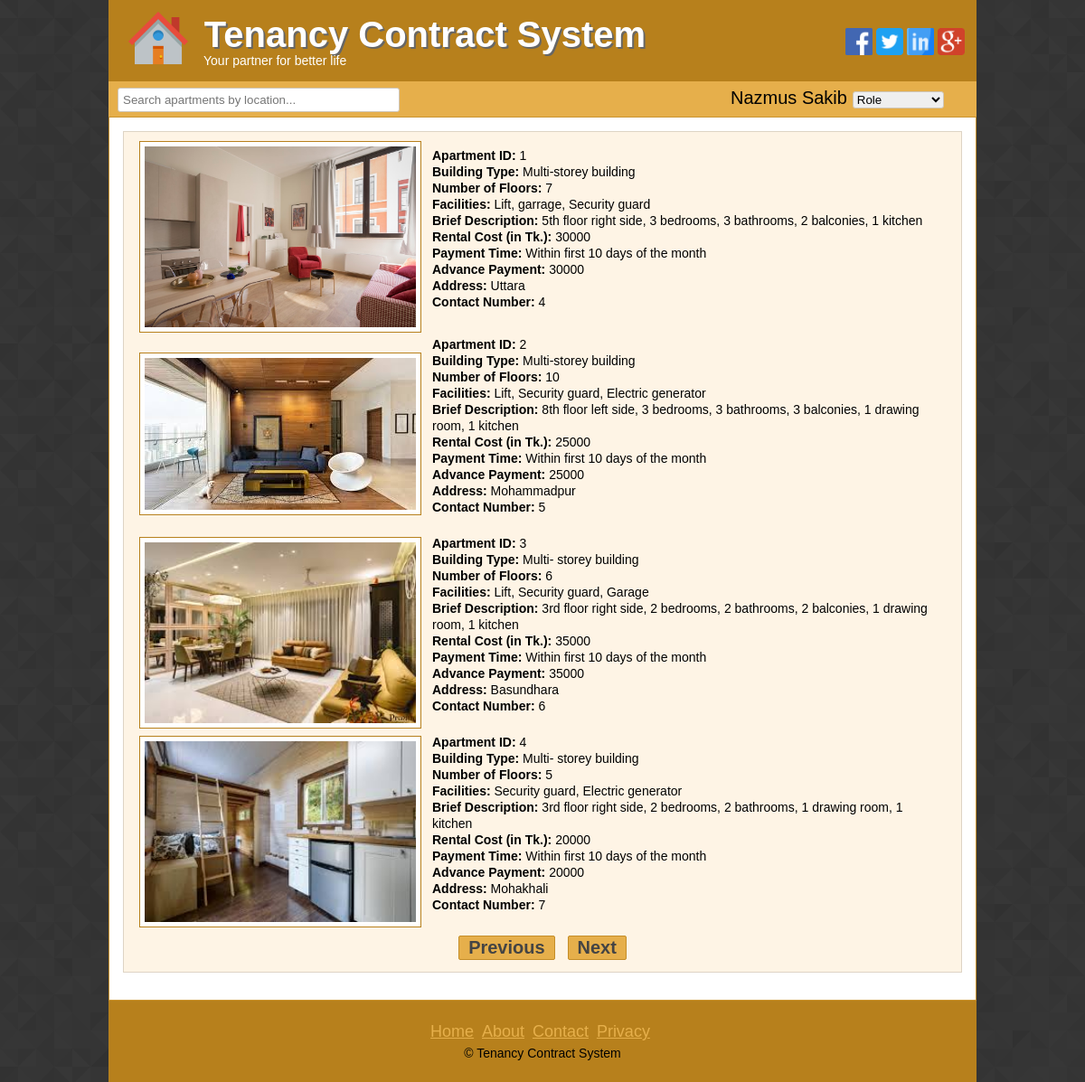
The app's page /userPanel.php (signed in) with its own data.
### tables this page shows
CREATE TABLE IF NOT EXISTS `account` (
  `id` int(50) NOT NULL AUTO_INCREMENT,
  `fName` varchar(50) NOT NULL,
  `lName` varchar(50) NOT NULL,
  `pwd` varchar(100) NOT NULL,
  `nid` int(50) NOT NULL,
  `phone` int(50) NOT NULL,
  `email` varchar(50) DEFAULT NULL,
  `dob` date DEFAULT NULL,
  `gender` varchar(50) NOT NULL,
  `userAddress` varchar(200) NOT NULL,
  `accountType` varchar(50) DEFAULT NULL,
  `userImage` varchar(100) DEFAULT NULL,
  `accountStatus` int(11) DEFAULT NULL,
  PRIMARY KEY (`nid`),
  UNIQUE KEY `id` (`id`)
);

CREATE TABLE IF NOT EXISTS `apartment` (
  `apartmentId` int(11) NOT NULL AUTO_INCREMENT,
  `buildingType` varchar(200) DEFAULT NULL,
  `floorNum` int(11) DEFAULT NULL,
  `facilities` varchar(300) DEFAULT NULL,
  `description` varchar(200) DEFAULT NULL,
  `rentalCost` int(11) DEFAULT NULL,
  `paymentTime` varchar(100) DEFAULT NULL,
  `advancePayment` int(11) DEFAULT NULL,
  `apartmentAddress` varchar(300) DEFAULT NULL,
  `nid` int(11) DEFAULT NULL,
  `phone` int(11) DEFAULT NULL,
  `apartmentImage` varchar(100) DEFAULT NULL,
  PRIMARY KEY (`apartmentId`),
  KEY `nid` (`nid`)
);

### userPanel.php (the view, shortened to what this page needs)
<?php
      include "includes/dbConnect.php";
	  if(!isset($_SESSION['nid'])){
	    header("Location: login.php");
	  }
	  else{
	    $temp = $_SESSION['nid'];
	    $sqlNameCheck = "SELECT fName, lName FROM account WHERE nid = $temp";
	    $resultName = mysqli_query($conn, $sqlNameCheck);
	    while($row = mysqli_fetch_assoc($resultName)){
	      $fNameInDb = $row['fName'];
	      $lNameInDb = $row['lName'];
	    }
	  }
?>
<?php
  $perPage = 4;
  $apartQuery = "select * from apartment limit $perPage";
  $resultApart = mysqli_query($conn, $apartQuery);
?>
<!DOCTYPE html>
<html>
<head>
	<link rel="stylesheet" href="style.css">
</head>
<body>
	<div class="headersection template clear">
		<div class="logo">
			<a href="index.php"><img src="images/logo.png" alt="Logo"/></a>
			<h2>Tenancy Contract System</h2>
			<p>Your partner for better life</p>
		</div>
		<div class="social">
			<a href="#"><img src="images/social/facebook.png" alt="Facebook"/></a>
			<a href="#"><img src="images/social/twitter.png" alt="Twitter"/></a>
			<a href="#"><img src="images/social/linkedIn.png" alt="LinkedIn"/></a>
			<a href="#"><img src="images/social/googlePlus.png" alt="GooglePlus"/></a>
		</div>
	</div>
	<div class="navsection template">
		<div class="userPanelLeft template">
			<input type="text" name="search" id="searchBox" value="" placeholder="Search apartments by location...">
		</div>
		<div class="userPanelRight template">
			<div class="dropdown">
			  <label class="dropbtn"><?php echo "$fNameInDb"." "."$lNameInDb"; ?></label>
			</div>
			<select id="role" name="role">
	          <option value="nothing" disabled selected>Role</option>
        	</select>
		</div>
	</div>
	<div class="contentsection contemplate clear">
		<div id="outcome" class="singlecontent clear">
			<div class="about">
			    <div id="apartment">
					<?php
						while($row = mysqli_fetch_assoc($resultApart)){
							$apartImage = $row['apartmentImage'];
							$apartImageSrc = "upload/apartmentImages/".$apartImage;?>
						<table>
							<tr>
							<td>
								<?php echo "<img src='$apartImageSrc'>"; ?>
							</td>
							<td>
								<?php
									echo "<b>Apartment ID: </b>".$row['apartmentId']. "<br>";
									echo "<b>Building Type: </b>".$row['buildingType']. "<br>";
									echo "<b>Number of Floors: </b>".$row['floorNum']. "<br>";
									echo "<b>Facilities: </b>".$row['facilities']. "<br>";
									echo "<b>Brief Description: </b>".$row['description']. "<br>";
									echo "<b>Rental Cost (in Tk.): </b>".$row['rentalCost']. "<br>";
									echo "<b>Payment Time: </b>".$row['paymentTime']. "<br>";
									echo "<b>Advance Payment: </b>".$row['advancePayment']. "<br>";
									echo "<b>Address: </b>".$row['apartmentAddress']. "<br>";
									echo "<b>Contact Number: </b>".$row['phone']. "<br><br>";
								?>
							</td>
							</tr>
						</table>
					<?php
						}
					?>
			    </div>
			    <div style="text-align: center;">
    				<button class="btnpg" type="button" name="btnPrev" id="prevBtn">Previous</button>
					<button class="btnpg" type="button" name="btnNext" id="nextBtn">Next</button>
			    </div>
			</div>
		</div>
	</div>
	<div class="footersection template clear">
		<div class="footermenu clear">
			<ul>
			<li><a href="index.php">Home</a></li>
			<li><a href="about.php">About</a></li>
			<li><a href="contact.php">Contact</a></li>
			<li><a href="privacy.php">Privacy</a></li>
		</ul>
		</div>
		<p>&copy; Tenancy Contract System</p>
	</div>
</body>
</html>

### style.css (style rules this page uses)
* { margin: 0; padding: 0; outline: 0; }
body { font-family: arial; font-size: 14px; line-height: 18px; color: #000; background: url(images/bg.png)repeat fixed 0 0 #fff; }
.template { width: 960px; margin: 0 auto; }
.contemplate { margin: 0 auto; width: 928px; }
.clear { overflow: hidden; }
.headersection { background: #b7801c none repeat scroll 0 0; color: #fff; }
.logo { float: left; width: 595px; }
.logo img { float: left; margin-right: 15px; padding-bottom: 10px; padding-left: 20px; padding-top: 10px; width: 70px; }
.logo h2 { color: #fff; font-size: 32px; margin-bottom: 11px; margin-top: 24px; text-shadow: 2px 2px 0 #666; }
.social { float: right; padding-top: 31px; width: 145px; }
.social img { width: 30px; height: 30px; }
.headersection h2 { font-size: 40px; padding-top: 5px; text-align: center; }
.navsection { background: #e6af4b none repeat scroll 0 0; min-height: 39px; }
.contentsection { background: #ffffff none repeat scroll 0 0; border: 1px solid #ca932f; padding: 15px; }
.singlecontent { background: #fef4e5 none repeat scroll 0 0; border: 1px solid #ded4c5; float: center; margin: 0 0px 15px 0; padding: 8px 15px; width: auto; }
.footersection { height: 90px; background: #b7801c; text-align: center; }
.footermenu { margin-top: 25px; margin-bottom: 5px; }
.footermenu ul { padding: 0; margin: 0; list-style: none; text-align: center; }
.footermenu ul li { display: inline-block; }
.footermenu ul li a { color: #e6af4b; font-size: 18px; margin-right: 5px; }
.about img { background: #fff none repeat scroll 0 0; border: 1px solid #b7801c; float: left; margin-right: 10px; padding: 5px; width: 300px; }
input[type="text"], input[type="email"], input[type="password"], input[type="number"], input[type="date"] { border: 1px solid #cfc5b6; border-radius: 3px; margin-bottom: 5px; padding: 5px; width: 300px; }
select { border: 1px solid #cfc5b6; border-radius: 3px; }
.userPanelLeft, .userPanelRight { margin: 2px 0px 2px 0px;padding: 7px;list-style: none; }
.userPanelLeft { float: left; width: 464px; margin-top: 0px; margin-left: 3px; margin-bottom: -8px; }
.userPanelRight { float: right; width: 267px; }
.dropbtn { color: 444; padding: 2px; font-size: 20px; border: none; }
.dropdown { position: relative; display: inline-block; }
.btnpg { background: #e6af4b none repeat scroll 0 0; border: 1px solid #c48d29; border-radius: 2px; color: #444; font-size: 20px; font-weight: bold; margin: 5px; padding: 1px 10px; cursor: pointer; }

### records on screen
account: fName "Nazmus", lName "Sakib"
apartment: apartmentImage (picture), apartmentId "1", buildingType "Multi-storey building", floorNum "7", facilities "Lift, garrage, Security guard", description "5th floor right side, 3 bedrooms, 3 bathrooms, 2 balconies, 1 kitchen", rentalCost "30000", paymentTime "Within first 10 days of the month", advancePayment "30000", apartmentAddress "Uttara", phone "4"
apartment: apartmentImage (picture), apartmentId "2", buildingType "Multi-storey building", floorNum "10", facilities "Lift, Security guard, Electric generator", description "8th floor left side, 3 bedrooms, 3 bathrooms, 3 balconies, 1 drawing room, 1 kitchen", rentalCost "25000", paymentTime "Within first 10 days of the month", advancePayment "25000", apartmentAddress "Mohammadpur", phone "5"
apartment: apartmentImage (picture), apartmentId "3", buildingType "Multi- storey building", floorNum "6", facilities "Lift, Security guard, Garage", description "3rd floor right side, 2 bedrooms, 2 bathrooms, 2 balconies, 1 drawing room, 1 kitchen", rentalCost "35000", paymentTime "Within first 10 days of the month", advancePayment "35000", apartmentAddress "Basundhara", phone "6"
apartment: apartmentImage (picture), apartmentId "4", buildingType "Multi- storey building", floorNum "5", facilities "Security guard, Electric generator", description "3rd floor right side, 2 bedrooms, 2 bathrooms, 1 drawing room, 1 kitchen", rentalCost "20000", paymentTime "Within first 10 days of the month", advancePayment "20000", apartmentAddress "Mohakhali", phone "7"
